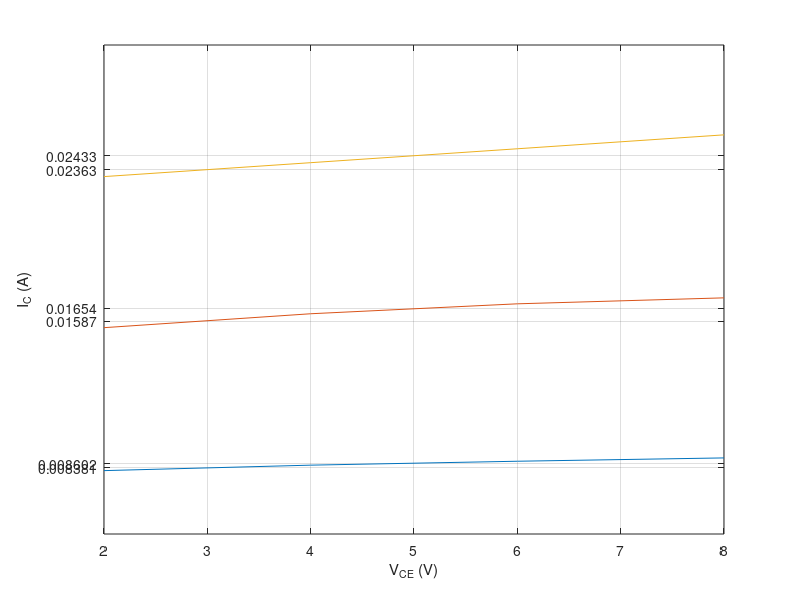

This figure's MATLAB source:
a=[2
4
6
8];
b=[8.24E-03
8.52E-03
8.72E-03
8.89E-03];


c=[2
4
6
8];
d=[0.01554878
0.016260163
0.016768293
0.017073171];


e=[2
4
6
8];
f=[0.023272358
0.02398374
0.024695122
0.025406504];

plot(a,b)
hold on
plot(c,d)
hold on
plot(e,f)
grid on
xlabel('V_{CE} (V)') 
ylabel('I_{C} (A)')

xticks([2 3 4 5 6 7 8])
yticks([0.0083809 0.0086024 0.015874 0.016539 0.023626 0.024327])
